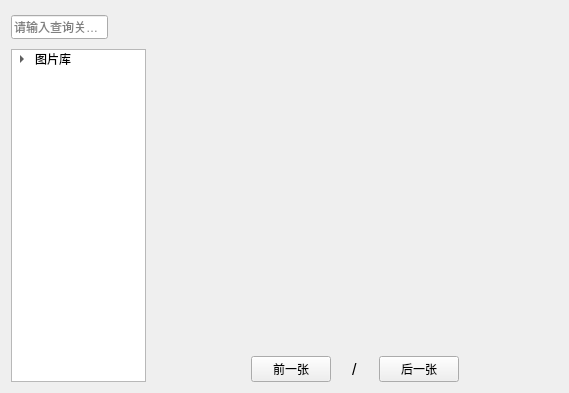
<?xml version="1.0" encoding="UTF-8"?>
<ui version="4.0">
 <class>PhotoWidget</class>
 <widget class="QWidget" name="PhotoWidget">
  <property name="geometry">
   <rect>
    <x>0</x>
    <y>0</y>
    <width>569</width>
    <height>393</height>
   </rect>
  </property>
  <property name="windowTitle">
   <string>Form</string>
  </property>
  <layout class="QHBoxLayout" name="horizontalLayout_6" stretch="3,9">
   <item>
    <layout class="QVBoxLayout" name="verticalLayout_2">
     <item>
      <layout class="QHBoxLayout" name="horizontalLayout_3">
       <item>
        <widget class="QLineEdit" name="lineEditKeyword">
         <property name="minimumSize">
          <size>
           <width>0</width>
           <height>24</height>
          </size>
         </property>
         <property name="inputMask">
          <string/>
         </property>
         <property name="text">
          <string/>
         </property>
         <property name="placeholderText">
          <string>请输入查询关键字</string>
         </property>
        </widget>
       </item>
       <item>
        <widget class="QPushButton" name="pbtnSearch">
         <property name="sizePolicy">
          <sizepolicy hsizetype="Maximum" vsizetype="Maximum">
           <horstretch>0</horstretch>
           <verstretch>0</verstretch>
          </sizepolicy>
         </property>
         <property name="minimumSize">
          <size>
           <width>32</width>
           <height>32</height>
          </size>
         </property>
         <property name="text">
          <string/>
         </property>
         <property name="icon">
          <iconset>
           <normalon>:/img/img/查询.png</normalon>
          </iconset>
         </property>
         <property name="flat">
          <bool>true</bool>
         </property>
        </widget>
       </item>
      </layout>
     </item>
     <item>
      <widget class="QTreeWidget" name="twPhoto">
       <attribute name="headerVisible">
        <bool>false</bool>
       </attribute>
       <column>
        <property name="text">
         <string>1</string>
        </property>
       </column>
       <item>
        <property name="text">
         <string>图片库</string>
        </property>
        <item>
         <property name="text">
          <string>雷远洲</string>
         </property>
        </item>
        <item>
         <property name="text">
          <string>张丽水</string>
         </property>
        </item>
        <item>
         <property name="text">
          <string>肖其昌</string>
         </property>
        </item>
        <item>
         <property name="text">
          <string>张明铁</string>
         </property>
        </item>
        <item>
         <property name="text">
          <string>万伟龙</string>
         </property>
        </item>
        <item>
         <property name="text">
          <string>其他妆糕人匠人</string>
         </property>
        </item>
        <item>
         <property name="text">
          <string>妆糕人</string>
         </property>
        </item>
        <item>
         <property name="text">
          <string>制作工具和材料</string>
         </property>
        </item>
        <item>
         <property name="text">
          <string>妆糕人制作教程</string>
         </property>
        </item>
        <item>
         <property name="text">
          <string>其他</string>
         </property>
        </item>
       </item>
      </widget>
     </item>
    </layout>
   </item>
   <item>
    <layout class="QVBoxLayout" name="verticalLayout" stretch="9,2,1">
     <item>
      <layout class="QHBoxLayout" name="horizontalLayout_4">
       <item>
        <layout class="QHBoxLayout" name="horizontalLayout_5" stretch="1,9,1">
         <item>
          <spacer name="horizontalSpacer">
           <property name="orientation">
            <enum>Qt::Horizontal</enum>
           </property>
           <property name="sizeHint" stdset="0">
            <size>
             <width>40</width>
             <height>20</height>
            </size>
           </property>
          </spacer>
         </item>
         <item>
          <layout class="QHBoxLayout" name="horizontalLayout" stretch="10">
           <item>
            <widget class="QLabel" name="labPhoto">
             <property name="sizePolicy">
              <sizepolicy hsizetype="Fixed" vsizetype="Preferred">
               <horstretch>0</horstretch>
               <verstretch>0</verstretch>
              </sizepolicy>
             </property>
             <property name="text">
              <string/>
             </property>
            </widget>
           </item>
          </layout>
         </item>
         <item>
          <spacer name="horizontalSpacer_4">
           <property name="orientation">
            <enum>Qt::Horizontal</enum>
           </property>
           <property name="sizeHint" stdset="0">
            <size>
             <width>40</width>
             <height>20</height>
            </size>
           </property>
          </spacer>
         </item>
        </layout>
       </item>
      </layout>
     </item>
     <item>
      <widget class="QLabel" name="labInfo">
       <property name="font">
        <font>
         <pointsize>12</pointsize>
        </font>
       </property>
       <property name="text">
        <string/>
       </property>
      </widget>
     </item>
     <item>
      <layout class="QHBoxLayout" name="horizontalLayout_2">
       <item>
        <spacer name="horizontalSpacer_2">
         <property name="orientation">
          <enum>Qt::Horizontal</enum>
         </property>
         <property name="sizeHint" stdset="0">
          <size>
           <width>40</width>
           <height>20</height>
          </size>
         </property>
        </spacer>
       </item>
       <item>
        <widget class="QPushButton" name="pbtnPre">
         <property name="text">
          <string>前一张</string>
         </property>
         <property name="icon">
          <iconset>
           <activeon>:/img/img/左翻.png</activeon>
          </iconset>
         </property>
        </widget>
       </item>
       <item>
        <widget class="QLabel" name="labCurrentPage">
         <property name="font">
          <font>
           <pointsize>12</pointsize>
           <weight>50</weight>
           <bold>false</bold>
          </font>
         </property>
         <property name="text">
          <string/>
         </property>
        </widget>
       </item>
       <item>
        <widget class="QLabel" name="labCurrentPage_2">
         <property name="font">
          <font>
           <pointsize>12</pointsize>
           <weight>50</weight>
           <bold>false</bold>
          </font>
         </property>
         <property name="text">
          <string>/</string>
         </property>
        </widget>
       </item>
       <item>
        <widget class="QLabel" name="labPages">
         <property name="font">
          <font>
           <pointsize>12</pointsize>
           <weight>50</weight>
           <bold>false</bold>
          </font>
         </property>
         <property name="text">
          <string/>
         </property>
        </widget>
       </item>
       <item>
        <widget class="QPushButton" name="pbtnNext">
         <property name="layoutDirection">
          <enum>Qt::RightToLeft</enum>
         </property>
         <property name="text">
          <string>后一张</string>
         </property>
         <property name="icon">
          <iconset>
           <normalon>:/img/img/右翻.png</normalon>
          </iconset>
         </property>
         <property name="autoRepeat">
          <bool>false</bool>
         </property>
         <property name="autoDefault">
          <bool>false</bool>
         </property>
         <property name="default">
          <bool>false</bool>
         </property>
         <property name="flat">
          <bool>false</bool>
         </property>
        </widget>
       </item>
       <item>
        <spacer name="horizontalSpacer_3">
         <property name="orientation">
          <enum>Qt::Horizontal</enum>
         </property>
         <property name="sizeHint" stdset="0">
          <size>
           <width>40</width>
           <height>20</height>
          </size>
         </property>
        </spacer>
       </item>
      </layout>
     </item>
    </layout>
   </item>
  </layout>
 </widget>
 <resources>
  <include location="../CakeDM.qrc"/>
 </resources>
 <connections/>
</ui>
